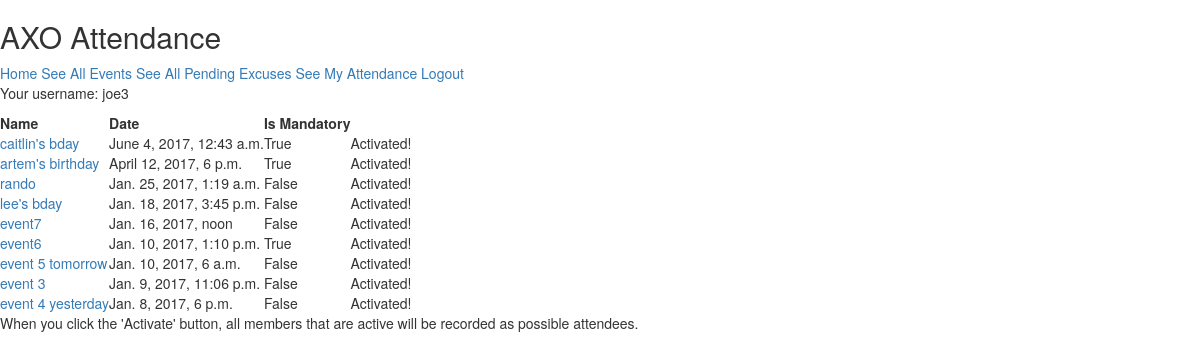
Page /attendance/events/ (signed in) on the committed database.
### attendance/models.py (models this page shows, shortened)
@python_2_unicode_compatible
class Event(models.Model):
  VALUE_OF_EXCUSED_ABSENCE = .75
  name = models.CharField(max_length=200)
  date = models.DateTimeField()
  is_mandatory = models.BooleanField(default=False)
  is_activated = models.BooleanField(default=False)
  required_sisters = models.ManyToManyField(Sister, blank=True, related_name='sisters_required')
  sisters_attended = models.ManyToManyField(Sister, blank=True, related_name='Attendees')
  sisters_excused = models.ManyToManyField(Sister, blank=True, related_name='sisters_excused')
  points = models.IntegerField(default=10)

### attendance/views.py (the view)
# urls.py: url(r'^events/(?P<event_id>[0-9]+)/$', views.event_details, name='event_details'),
def events(request):
  events = Event.objects.order_by('-date');
  return render(request, 'attendance/events.html', {'events': events})

### attendance/templates/attendance/events.html
{% extends "attendance/base.html" %}
{% block content %}
{% if events %}
  <table>
    <tr>
      <th> Name </th>
      <th> Date </th>
      <th> Is Mandatory </th>
    </tr>
    {% for event in events %}
        <tr>
          <td>
            {% if event.is_activated %}
              <a href="{% url 'attendance:event_details' event.id %}">
                {{ event.name }}
              </a>
            {% else %}
              {{ event.name }}
            {% endif %}
          </td>
          <td> {{ event.date }} </td>
          <td> {{ event.is_mandatory }} </td>
          <td>
            {% if event.is_activated %}
              Activated!
            {% else %}
              <form action="{% url 'attendance:activate' event.id %}" method="post">
                {% csrf_token %}
                <input type="submit" value="Activate Now" />
              </form>
            {% endif %}
          </td>
        </tr>
    {% endfor %}
    </table>
  <p> When you click the 'Activate' button, all members that are active will be recorded as possible attendees. </p>
{% else %}
    <p>No events are available.</p>
{% endif %}
{% endblock content %}

### attendance/templates/attendance/base.html (shortened to what this page needs)
<!doctype html>
<head>
  <link rel="stylesheet" href="http://maxcdn.bootstrapcdn.com/bootstrap/3.3.6/css/bootstrap.min.css">
</head>
<body>
  <div id="container">
    <h2> AXO Attendance </h2>
    <div id="navigation">
      <a href="{% url 'attendance:index' %}"> Home </a>
      <a href="{% url 'attendance:events' %}"> See All Events </a>
      {% if user.is_authenticated %}
        <a href="{% url 'attendance:excuse_pending' %}"> See All Pending Excuses </a>
        <a href="{% url 'attendance:personal_record' %}"> See My Attendance </a>
        <a href="{% url 'attendance:logout' %}"> Logout </a>
        <p> Your username: {{ user.username }} </p>
      {% else %}
        <a href="{% url 'attendance:login' %}"> Login </a>
      {% endif %}
    </div>
    {% block content %}
    {% endblock %}
  </div>
</body>

### rows in the picture
Event: name "caitlin's bday", date "June 4, 2017, 12:43 a.m.", is_mandatory "True", is_activated "Activated!"
Event: name "artem's birthday", date "April 12, 2017, 6 p.m.", is_mandatory "True", is_activated "Activated!"
Event: name "rando", date "Jan. 25, 2017, 1:19 a.m.", is_mandatory "False", is_activated "Activated!"
Event: name "lee's bday", date "Jan. 18, 2017, 3:45 p.m.", is_mandatory "False", is_activated "Activated!"
Event: name "event7", date "Jan. 16, 2017, noon", is_mandatory "False", is_activated "Activated!"
Event: name "event6", date "Jan. 10, 2017, 1:10 p.m.", is_mandatory "True", is_activated "Activated!"
Event: name "event 5 tomorrow", date "Jan. 10, 2017, 6 a.m.", is_mandatory "False", is_activated "Activated!"
Event: name "event 3", date "Jan. 9, 2017, 11:06 p.m.", is_mandatory "False", is_activated "Activated!"
Event: name "event 4 yesterday", date "Jan. 8, 2017, 6 p.m.", is_mandatory "False", is_activated "Activated!"

### other values in the picture
{{ user.username }} "joe3"
